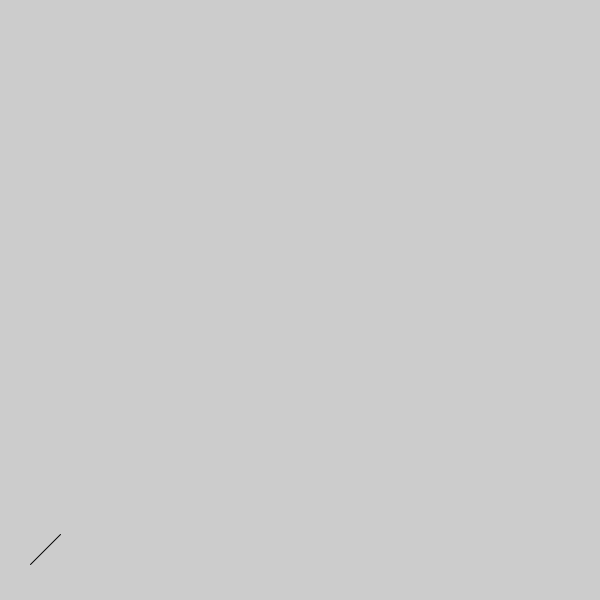
Frame 1 (no input)
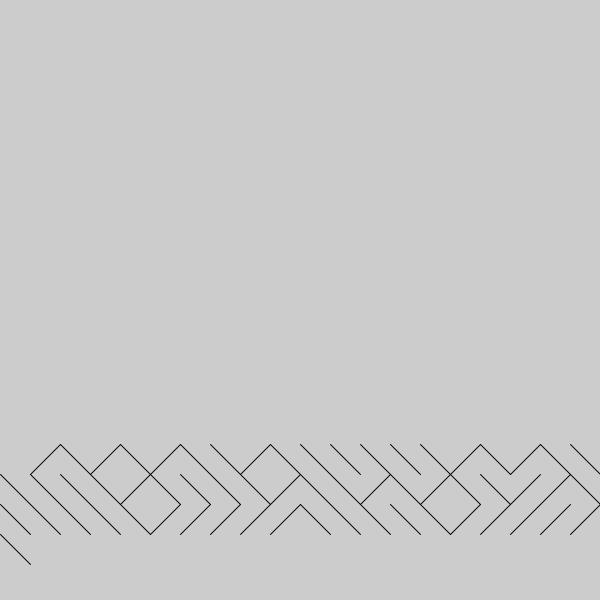
Frame 60 (the mouse pressed at the canvas centre just before this capture)
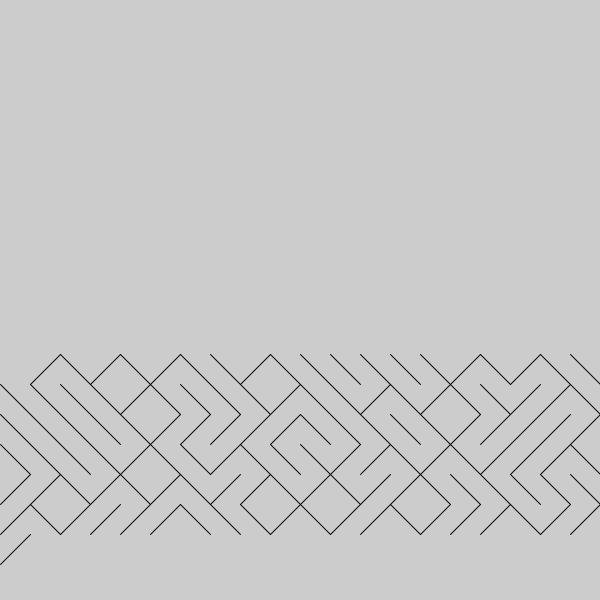
Frame 120 (the mouse held since frame 60 and released just before this capture)

The Processing sketch that drew these frames (run headless with seeded random() and noise(); from frame 60 on, the mouse is pressed at the canvas centre):

// Processing sketch: Week5_10Print
// ── Week5_10Print.pde

int size;

void setup(){
  size(600, 600);
  size=10;
}


//I found this in a conversation between one of the authors and 
//adapted the elements to mine. The one thing I don't understand
//is the "set" and "get" functions
void draw() {
  int x = frameCount%20*30;
  int c = int(random(2))*30;
  line(x+c,89*6,x+30-c,94*6);
  if (x==95*6) set(0,0,get(0,30,600,x));
}

//I also dont know how to get it to stop moving once the screen
//is filled--this assignment was really difficult!!
